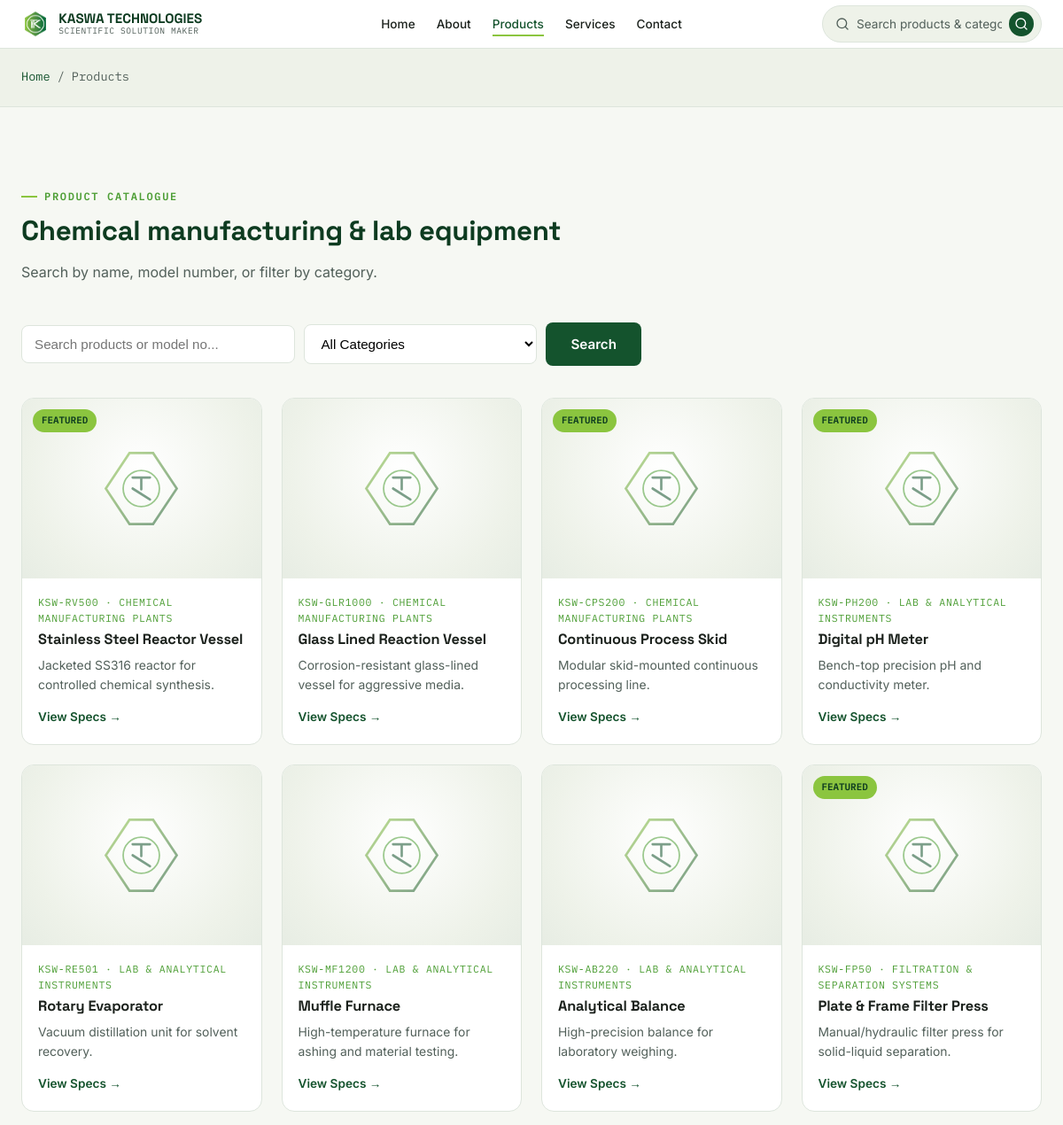
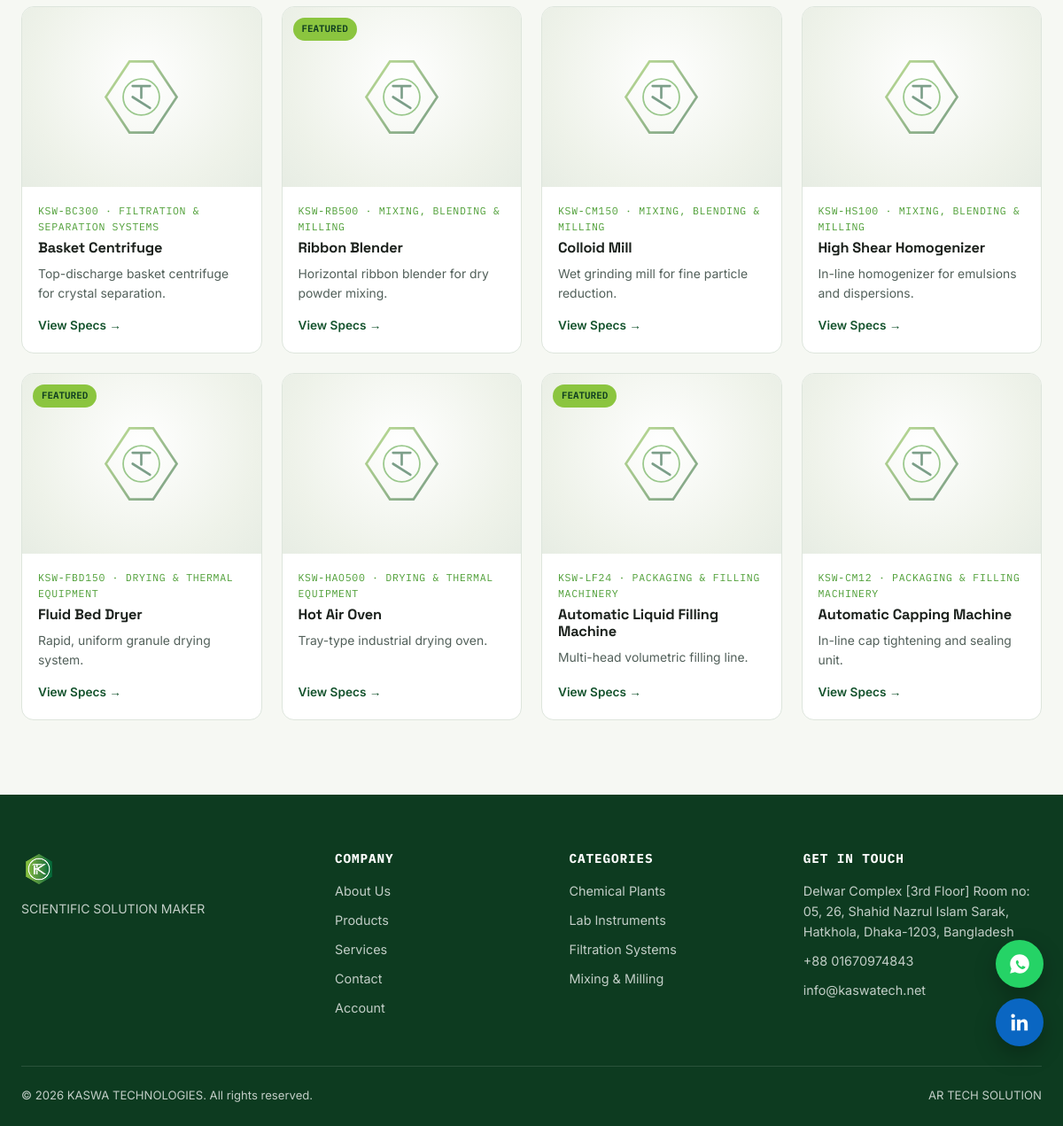
/products.php, run on the app's committed database (2 pictures, top to bottom).
### tables this page shows
CREATE TABLE `products` (
  `id` int(11) NOT NULL,
  `category_id` int(11) NOT NULL,
  `name` varchar(200) NOT NULL,
  `slug` varchar(220) NOT NULL,
  `model_no` varchar(100) DEFAULT NULL,
  `short_description` varchar(300) DEFAULT NULL,
  `description` text DEFAULT NULL,
  `specifications` text DEFAULT NULL,
  `image` varchar(255) DEFAULT NULL,
  `is_featured` tinyint(1) DEFAULT 0,
  `status` tinyint(1) DEFAULT 1,
  `created_at` timestamp NOT NULL DEFAULT current_timestamp()
);

CREATE TABLE `categories` (
  `id` int(11) NOT NULL,
  `name` varchar(150) NOT NULL,
  `slug` varchar(160) NOT NULL,
  `description` text DEFAULT NULL,
  `icon` varchar(100) DEFAULT 'flask',
  `image` varchar(255) DEFAULT NULL,
  `sort_order` int(11) DEFAULT 0,
  `status` tinyint(1) DEFAULT 1,
  `created_at` timestamp NOT NULL DEFAULT current_timestamp()
);

### includes/functions.php (called while the page is built, shortened)
<?php
function clean(string $value): string
{
    return htmlspecialchars(trim($value), ENT_QUOTES, 'UTF-8');
}
function product_image_url(?string $image): string
{
    return 'assets/images/product-placeholder.svg';
}
function product_has_photo(?string $image): bool
{
    return !empty($image) && file_exists(__DIR__ . '/../uploads/products/' . $image);
}

### products.php (the view, shortened to what this page needs)
<?php
require_once __DIR__ . '/config/db.php';
$search = isset($_GET['q']) ? trim($_GET['q']) : '';
$sql = "SELECT p.*, c.name AS category_name, c.slug AS category_slug FROM products p
        JOIN categories c ON c.id = p.category_id
        WHERE p.status = 1";
$params = [];
$sql .= " ORDER BY p.created_at DESC";
$stmt = $pdo->prepare($sql);
$stmt->execute($params);
$products = $stmt->fetchAll();
require_once __DIR__ . '/includes/header.php';
?>
<div class="breadcrumb-band">
    <div class="container"><a href="index.php">Home</a> / <span>Products</span></div>
</div>
<section class="section">
    <div class="container">
        <div class="section-head left">
            <span class="eyebrow">Product Catalogue</span>
            <h2>Chemical manufacturing &amp; lab equipment</h2>
            <p>Search by name, model number, or filter by category.</p>
        </div>
        <form method="get" style="max-width:700px; margin-bottom:36px;">
            <div style="display:flex; flex-wrap:wrap; gap:10px; align-items:center;">
                <input type="text" name="q" placeholder="Search products or model no..." value="<?= clean($search) ?>" style="flex:1; min-width:180px; padding:12px 14px; border:1px solid var(--steel-light); border-radius:8px; font-size:0.95rem; background:var(--white);">
                <select name="category" style="padding:12px 14px; border:1px solid var(--steel-light); border-radius:8px; background:var(--white); font-size:0.95rem; min-width:160px;">
                    <option value="">All Categories</option>
                </select>
                <button type="submit" class="btn btn-primary" style="white-space:nowrap;">Search</button>
            </div>
        </form>
        <?php if (empty($products)): ?>
            <p style="color:var(--steel);">No products matched your search. Try a different keyword or browse all categories.</p>
        <?php else: ?>
        <div class="product-grid">
            <?php foreach ($products as $p): ?>
            <a href="product-detail.php?slug=<?= clean($p['slug']) ?>" class="product-card">
                <div class="product-thumb <?= product_has_photo($p['image']) ? '' : 'is-placeholder' ?>">
                    <?php if ($p['is_featured']): ?><span class="badge">Featured</span><?php endif; ?>
                    <img src="<?= clean(product_image_url($p['image'])) ?>" alt="<?= clean($p['name']) ?>">
                </div>
                <div class="product-body">
                    <span class="model"><?= clean($p['model_no']) ?> · <?= clean($p['category_name']) ?></span>
                    <h3><?= clean($p['name']) ?></h3>
                    <p><?= clean($p['short_description']) ?></p>
                    <span class="view-link">View Specs →</span>
                </div>
            </a>
            <?php endforeach; ?>
        </div>
        <?php endif; ?>
    </div>
</section>
<?php require_once __DIR__ . '/includes/footer.php'; ?>

### assets/css/style.css (style rules this page uses)
:root { --forest: #14532d; --forest-dark: #0d3b20; --leaf: #4d9e35; --lime: #8bc53f; --graphite: #1b211c; --paper: #f6f8f3; --paper-alt: #eef2e9; --steel: #52605a; --steel-light: #dde5dc; --white: #ffffff; --shadow: 0 12px 32px rgba(20, 83, 45, 0.12); --radius: 14px; --font-display: 'Space Grotesk', sans-serif; --font-body: 'Inter', sans-serif; --font-mono: 'IBM Plex Mono', monospace; }
* { box-sizing: border-box; }
html { scroll-behavior: smooth; }
body { margin: 0; font-family: var(--font-body); color: var(--graphite); background: var(--paper); line-height: 1.6; }
img { max-width: 100%; display: block; }
a { text-decoration: none; color: inherit; }
h1, h2, h3, h4 { font-family: var(--font-display); line-height: 1.15; margin: 0 0 .5em; letter-spacing: -0.01em; }
p { margin: 0 0 1em; }
.container { width: 100%; max-width: 1200px; margin: 0 auto; padding: 0 24px; }
.eyebrow { font-family: var(--font-mono); text-transform: uppercase; letter-spacing: 0.14em; font-size: 0.75rem; color: var(--leaf); font-weight: 600; display: inline-flex; align-items: center; gap: 8px; margin-bottom: 12px; }
.eyebrow::before { content: ''; width: 18px; height: 2px; background: var(--lime); display: inline-block; }
.btn { display: inline-flex; align-items: center; gap: 8px; padding: 13px 26px; border-radius: 8px; font-weight: 600; font-size: 0.95rem; font-family: var(--font-body); border: 2px solid transparent; cursor: pointer; transition: all .2s ease; }
.btn-primary { background: var(--forest); color: var(--white); }
.section { padding: 84px 0; }
.section-head { max-width: 640px; margin: 0 auto 48px; text-align: center; }
.section-head.left { margin: 0 0 44px; text-align: left; }
.section-head h2 { font-size: clamp(1.6rem, 2.6vw, 2.2rem); color: var(--forest-dark); }
.section-head p { color: var(--steel); }
.product-thumb { aspect-ratio: 4/3; background: radial-gradient(circle at 50% 40%, #ffffff 0%, var(--paper-alt) 70%, var(--steel-light) 140%); display: flex; align-items: center; justify-content: center; position: relative; overflow: hidden; padding: 0; }
.product-thumb img { width: 100%; height: 100%; object-fit: cover; object-position: center; transition: transform .35s ease; filter: drop-shadow(0 10px 18px rgba(20,83,45,0.12)); }
.product-thumb.is-placeholder img { width: 44%; height: 44%; object-fit: contain; opacity: 0.55; filter: none; }
.product-thumb .badge { position: absolute; top: 12px; left: 12px; background: var(--lime); color: var(--forest-dark); font-family: var(--font-mono); font-size: 0.68rem; font-weight: 600; text-transform: uppercase; padding: 4px 10px; border-radius: 20px; z-index: 2; }
.product-grid { display: grid; grid-template-columns: repeat(4, 1fr); gap: 22px; }
.product-card { background: var(--white); border-radius: var(--radius); overflow: hidden; border: 1px solid var(--steel-light); transition: box-shadow .2s ease, transform .2s ease; display: flex; flex-direction: column; }
.product-body { padding: 18px 18px 20px; flex: 1; display: flex; flex-direction: column; }
.product-body .model { font-family: var(--font-mono); font-size: 0.72rem; color: var(--leaf); text-transform: uppercase; letter-spacing: 0.06em; margin-bottom: 6px; }
.product-body h3 { font-size: 1.02rem; margin-bottom: 8px; color: var(--graphite); }
.product-body p { font-size: 0.87rem; color: var(--steel); flex: 1; margin-bottom: 14px; }
.product-body .view-link { font-size: 0.85rem; font-weight: 600; color: var(--forest); display: inline-flex; align-items: center; gap: 6px; }
.breadcrumb-band { background: var(--paper-alt); padding: 22px 0; border-bottom: 1px solid var(--steel-light); }
.breadcrumb-band .container { display: flex; align-items: center; gap: 8px; font-size: 0.85rem; color: var(--steel); font-family: var(--font-mono); }
.breadcrumb-band a { color: var(--forest); }

### data on the page
products: is_featured "FEATURED", model_no "KSW-RV500", category.name "CHEMICAL MANUFACTURING PLANTS", name "Stainless Steel Reactor Vessel", short_description "Jacketed SS316 reactor for controlled chemical synthesis."
products: model_no "KSW-GLR1000", category.name "CHEMICAL MANUFACTURING PLANTS", name "Glass Lined Reaction Vessel", short_description "Corrosion-resistant glass-lined vessel for aggressive media."
products: is_featured "FEATURED", model_no "KSW-CPS200", category.name "CHEMICAL MANUFACTURING PLANTS", name "Continuous Process Skid", short_description "Modular skid-mounted continuous processing line."
products: is_featured "FEATURED", model_no "KSW-PH200", category.name "LAB & ANALYTICAL INSTRUMENTS", name "Digital pH Meter", short_description "Bench-top precision pH and conductivity meter."
products: model_no "KSW-RE501", category.name "LAB & ANALYTICAL INSTRUMENTS", name "Rotary Evaporator", short_description "Vacuum distillation unit for solvent recovery."
products: model_no "KSW-MF1200", category.name "LAB & ANALYTICAL INSTRUMENTS", name "Muffle Furnace", short_description "High-temperature furnace for ashing and material testing."
products: model_no "KSW-AB220", category.name "LAB & ANALYTICAL INSTRUMENTS", name "Analytical Balance", short_description "High-precision balance for laboratory weighing."
products: is_featured "FEATURED", model_no "KSW-FP50", category.name "FILTRATION & SEPARATION SYSTEMS", name "Plate & Frame Filter Press", short_description "Manual/hydraulic filter press for solid-liquid separation."
products: model_no "KSW-BC300", category.name "FILTRATION & SEPARATION SYSTEMS", name "Basket Centrifuge", short_description "Top-discharge basket centrifuge for crystal separation."
products: is_featured "FEATURED", model_no "KSW-RB500", category.name "MIXING, BLENDING & MILLING", name "Ribbon Blender", short_description "Horizontal ribbon blender for dry powder mixing."
products: model_no "KSW-CM150", category.name "MIXING, BLENDING & MILLING", name "Colloid Mill", short_description "Wet grinding mill for fine particle reduction."
products: model_no "KSW-HS100", category.name "MIXING, BLENDING & MILLING", name "High Shear Homogenizer", short_description "In-line homogenizer for emulsions and dispersions."
products: is_featured "FEATURED", model_no "KSW-FBD150", category.name "DRYING & THERMAL EQUIPMENT", name "Fluid Bed Dryer", short_description "Rapid, uniform granule drying system."
products: model_no "KSW-HAO500", category.name "DRYING & THERMAL EQUIPMENT", name "Hot Air Oven", short_description "Tray-type industrial drying oven."
products: is_featured "FEATURED", model_no "KSW-LF24", category.name "PACKAGING & FILLING MACHINERY", name "Automatic Liquid Filling Machine", short_description "Multi-head volumetric filling line."
products: model_no "KSW-CM12", category.name "PACKAGING & FILLING MACHINERY", name "Automatic Capping Machine", short_description "In-line cap tightening and sealing unit."

### other printed values
setting('company_name', 'KASWA Tech') "KASWA TECHNOLOGIES"
setting('tagline', 'Chemical & Lab Equipment') "SCIENTIFIC SOLUTION MAKER"
setting('tagline', 'Engineering chemical and laboratory solutions.') "SCIENTIFIC SOLUTION MAKER"
setting('corporate_address') "Delwar Complex [3rd Floor] Room no: 05, 26, Shahid Nazrul Islam Sarak, Hatkhola, Dhaka-1203, Bangladesh"
setting('phone_1') "+88 01670974843"
setting('email') "info@kaswatech.net"
